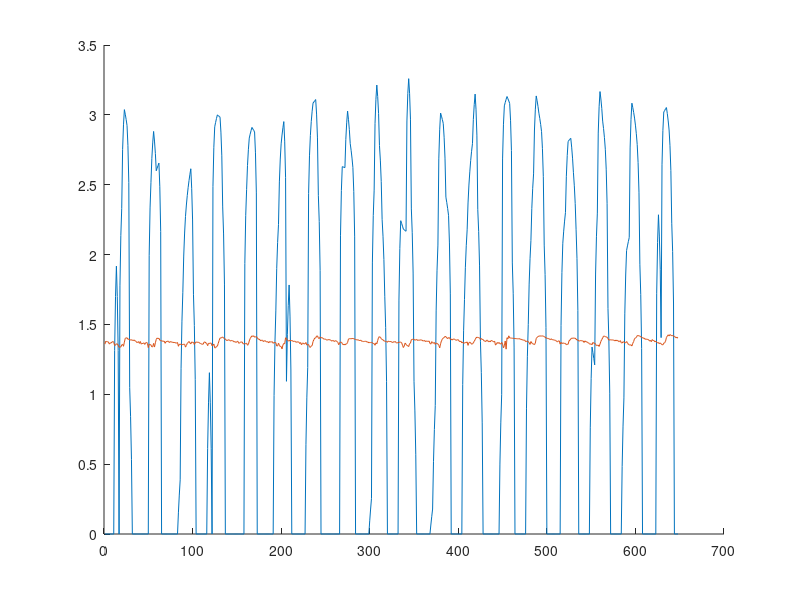
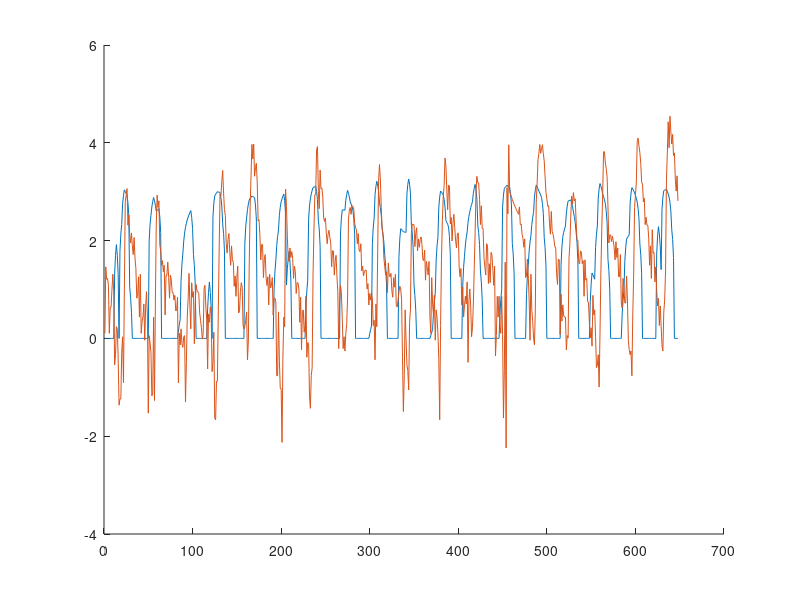

The MATLAB script that drew these images, in order: (Note: this script raises an error after producing the figures.)
clear;
load('proj18.mat');
addpath('/Users/ferm/lu/timeseries/tsadl/matlab')
%%
y_raw = ElGeneina.nvdi;
y_t = ElGeneina.nvdi_t;
u_raw = ElGeneina.rain;
u_t = ElGeneina.rain_t;
%%
y_raw = y_raw - mean(y_raw);
u_raw = u_raw - mean(u_raw);
offset = min([u_raw; y_raw]) - 1;
y_raw = y_raw - offset;
u_raw = u_raw - offset;
%%
start_index = find(u_t == y_t(1));
u_raw = u_raw(start_index:end);
u_t = u_t(start_index:end);
%%
lambda_u = -0.2230;
u_tform = (1/lambda_u)*(u_raw.^lambda_u-1);
lambda_y = -0.6571;
y_tform = (1/lambda_y)*(y_raw.^lambda_y-1);
%y_tform = y_raw;
figure; 
hold on;
plot(u_tform);
plot(y_tform);
hold off;
%%
myt = mean(y_tform);
y_tform = (y_tform - myt) * (std(u_tform) / std(y_tform)) + myt;
%% remove period of 3*12
period = [1 zeros(1, 3*12-2) 0 -1];
y = y_tform;%filter(period, 1, y_tform);
u = u_tform;%filter(period, 1, u_tform);
%y = y(37:end);
%u = u(37:end);
%%
figure;
hold on;
plot(u);
plot(y);
hold off;
%%
analyzets(u, 100);
%%
ra = [1 zeros(1, 40)];
ra_free = zeros(size(ra));
ra_free([2 15 16 36 37 38]) = 1;

rc = [1 zeros(1, 40)];
rc_free = zeros(size(rc));
rc_free([1 2 3]) = 1;

model_poly = idpoly(ra, [], rc);
model_poly.Structure.a.Free = ra_free;
model_poly.Structure.c.Free = rc_free;
model_rain = pem(u, model_poly);
res = resid(model_rain, u);
analyzets(res);
figure; pzmap(model_rain.a, model_rain.c);
%%
[CS, AS] = equalLength(model_rain.c, model_rain.a);
k = 1;
[Fk, Gk] = deconv(conv([1,zeros(1, k-1)], CS), AS);
u_k = filter(Gk, model_rain.c, u);
%u_k = u_k(length(Gk)+1:end);
figure;
hold on;
plot(u)
plot(u_k, '--')
hold off
%%
ypw = filter(model_rain.a, model_rain.c, y);
upw = filter(model_rain.a, model_rain.c, u);
ypw = ypw(25:end);
upw = upw(25:end);
%%
figure;
hold on;
plot(upw)
plot(ypw)
hold off;
%%
analyzets(upw)
%%
M = 80;
stem(-M:M, crosscorr(upw, ypw, M));
hold on;
refline([0 2/sqrt(size(u, 1))])
refline([0 -2/sqrt(size(u, 1))])
hold off
%%
A2 = [1 0];
A2_free = [1 1];
d = 4;
dr = 1;
B =      [0 0 0 0 0 0 0];
B_free = [0 0 0 0 0 1 1];
Mi = idpoly(1, B, [], [], A2);
Mi.Structure.F.Free = A2_free;
Mi.Structure.B.Free = B_free;
zpw = iddata(ypw, upw);
Mba2 = pem(zpw, Mi);
vhat = resid(Mba2, zpw);
analyzets(vhat)% Looks like ARMA, which is good I think?
%%
%% Final model
B_f = zeros(1, 7);
B_ff = zeros(1, 7);
B_ff([6]) = 1;

rc_f = [1 zeros(1, 40)];
rc_ff = zeros(size(rc));
rc_ff([1 2 3]) = 1;

ra_f = [1 zeros(1, 40)];
ra_ff = zeros(size(ra));
ra_ff([2]) = 1;

A2_f = [1 zeros(1, 10)];
A2_ff = zeros(size(A2_f));
A2_ff([1 2]) = 1;

Mi = idpoly(1, B_f, rc_f, ra_f, A2_f);
Mi.Structure.F.Free = A2_ff;
Mi.Structure.C.Free = rc_ff;
Mi.Structure.D.Free = ra_ff;
Mi.Structure.B.Free = B_ff;
z = iddata(y, u);
MboxJ = pem(z, Mi);
%present(MboxJ);
ehat = resid(MboxJ, z);
analyzets(ehat)
%%
A = 3;
k = 3;
[AS, CS] = equalLength(A, C);
[Fyk, Gyk] = deconv(conv([1,zeros(1, k-1)], CS), AS);

[BFS, CS] = equalLength(conv(B, Fyk), C);
[Fuk, Guk] = deconv(conv([1,zeros(1, k-1)], BFS), CS);

yhat_k = filter(Gyk, C, y) + filter(Guk, C, u);

